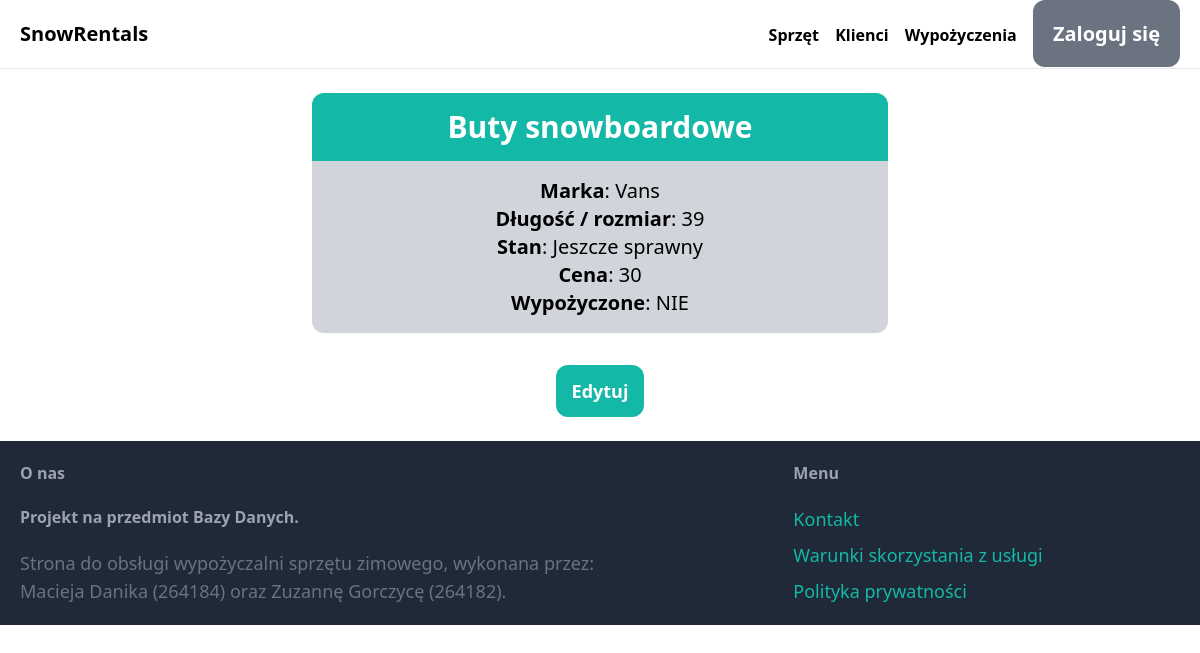
Before: /items/sprzet/3/ with the older database file.
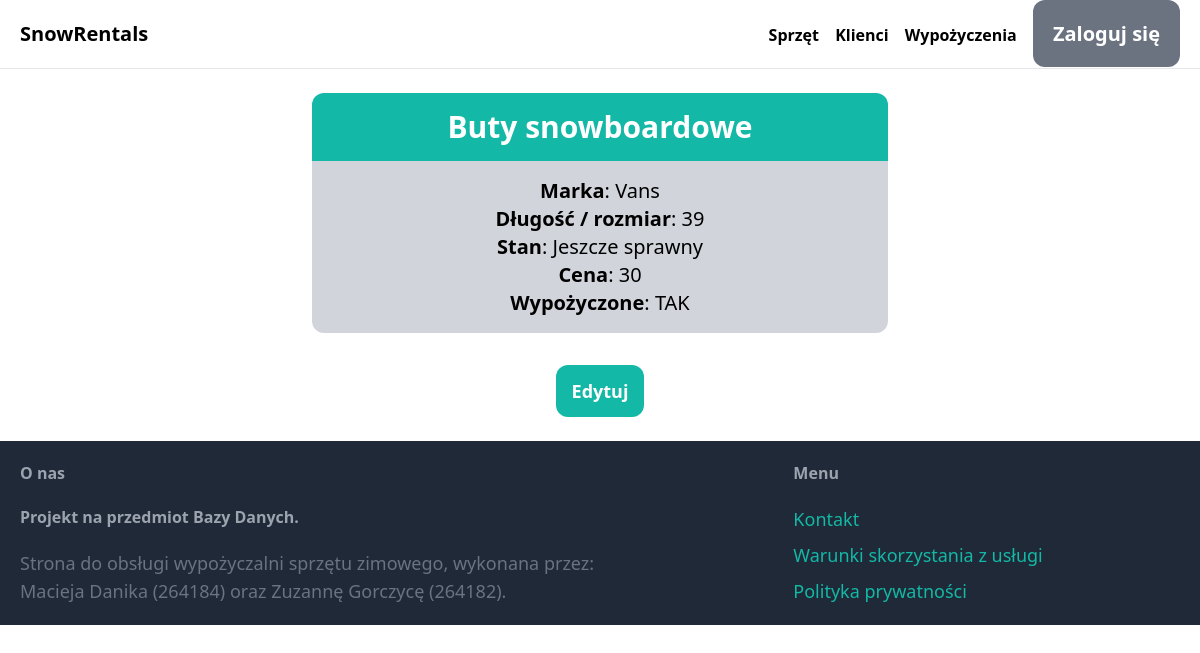
After: the same page with the newer database file.
### item/models.py (models this page shows, shortened)
class Sprzet(models.Model):
    rodzaj = models.ForeignKey(Kategoria, on_delete=models.CASCADE)
    dlugosc = models.IntegerField(validators=[wiekszeOdZera], null=False, default=0)
    marka = models.CharField(max_length=40)
    stan = models.ForeignKey(Stan, on_delete=models.CASCADE)
    cena = models.IntegerField(validators=[wiekszeOdZera], default=30)
    wypozyczone = models.ForeignKey(BOOL, null=True, on_delete=models.SET_NULL)
    class Meta:
        ordering = ('rodzaj',)
        verbose_name_plural = 'Lista sprzętu'

class BOOL(models.Model):
    TYPE = models.CharField(max_length=3)
    class Meta:
        ordering=('TYPE',)
        verbose_name_plural = 'Typy'
    def __str__(self):
        return self.TYPE

class Kategoria(models.Model):
    kategoria = models.CharField(max_length=40)
    class Meta:
        ordering=('kategoria',)
        verbose_name_plural = 'Kategorie'
    def __str__(self):
        return self.kategoria

class Stan(models.Model):
    stan = models.CharField(max_length=20)
    class Meta:
        ordering=('stan',)
        verbose_name_plural = 'Stany'
    def __str__(self):
        return self.stan

### item/views.py (the view)
# urls.py: path('sprzet/<int:pk>/', views.sprzet_szczegol, name="sprzet_szczegol"),
def sprzet_szczegol(request, pk):  #szczegóły sprzętu
    item = get_object_or_404(Sprzet, pk=pk)
    return render(request, 'item/sprzet_szczegol.html',{
        'item': item
    })

### item/templates/item/sprzet_szczegol.html (shortened to what this page needs)
{% extends 'core/base.html' %}
{% block content %}
<div style="text-align:center; width:50%; margin: 0 auto">
    <h2 class="p-4 text-3xl text-white bg-teal-500 rounded-t-xl"><strong>{{item.rodzaj}}</strong></h2>
    <ul class="mb-4 p-4 text-xl bg-gray-300 rounded-b-xl">
        <li><strong>Marka</strong>: {{ item.marka}}</li>
        <li><strong>Długość / rozmiar</strong>: {{ item.dlugosc}}</li>
        <li><strong>Stan</strong>: {{ item.stan}}</li>
        <li><strong>Cena</strong>: {{ item.cena}}</li>
        <li><strong>Wypożyczone</strong>: {{ item.wypozyczone}}</li>
    </ul>
    <a href="{% url 'item:edytuj_sprzet' item.id %}" class="inline-block mt-4 px-4 py-3 text-lg font-semibold bg-teal-500 text-white hover:bg-teal-700 rounded-xl">Edytuj</a>
</div>
{% endblock %}

Changed rows visible on the page:
changed Sprzet "Vans": wypozyczone "NIE" → "TAK"
